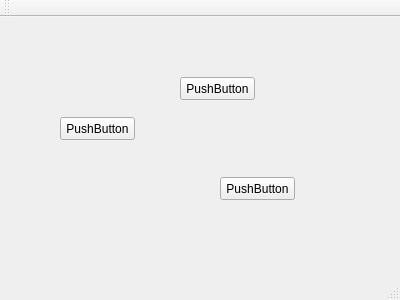
<?xml version="1.0" encoding="UTF-8"?>
<ui version="4.0">
 <class>MainWindow</class>
 <widget class="QMainWindow" name="MainWindow">
  <property name="geometry">
   <rect>
    <x>0</x>
    <y>0</y>
    <width>400</width>
    <height>300</height>
   </rect>
  </property>
  <property name="windowTitle">
   <string>MainWindow</string>
  </property>
  <widget class="QWidget" name="centralWidget">
   <widget class="QPushButton" name="pushButton">
    <property name="geometry">
     <rect>
      <x>60</x>
      <y>100</y>
      <width>75</width>
      <height>23</height>
     </rect>
    </property>
    <property name="text">
     <string>PushButton</string>
    </property>
   </widget>
   <widget class="QPushButton" name="pushButton_2">
    <property name="geometry">
     <rect>
      <x>180</x>
      <y>60</y>
      <width>75</width>
      <height>23</height>
     </rect>
    </property>
    <property name="text">
     <string>PushButton</string>
    </property>
   </widget>
   <widget class="QPushButton" name="pushButton_3">
    <property name="geometry">
     <rect>
      <x>220</x>
      <y>160</y>
      <width>75</width>
      <height>23</height>
     </rect>
    </property>
    <property name="text">
     <string>PushButton</string>
    </property>
   </widget>
  </widget>
  <widget class="QMenuBar" name="menuBar">
   <property name="geometry">
    <rect>
     <x>0</x>
     <y>0</y>
     <width>400</width>
     <height>23</height>
    </rect>
   </property>
  </widget>
  <widget class="QToolBar" name="mainToolBar">
   <attribute name="toolBarArea">
    <enum>TopToolBarArea</enum>
   </attribute>
   <attribute name="toolBarBreak">
    <bool>false</bool>
   </attribute>
  </widget>
  <widget class="QStatusBar" name="statusBar"/>
 </widget>
 <layoutdefault spacing="6" margin="11"/>
 <resources/>
 <connections/>
</ui>
